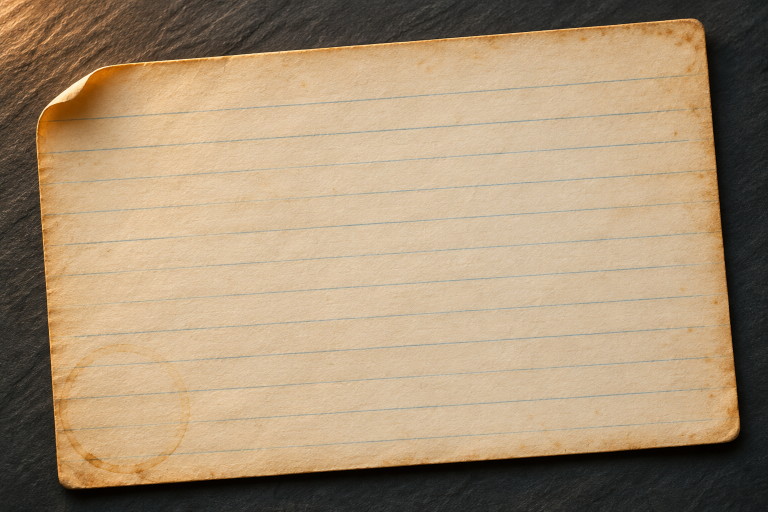
#> input picture decks/food-design/design/raw/sm-card-blank.png, 1536 x 1024 px (shown at 1/2 size)
$ python recipe-text.py
#> lines starting #> are read from the running program, lines starting #| are printed output that depends on the picture
#!/usr/bin/env python3
"""Bake a readable recipe onto the blank paper photos for the samsung section.

Generated images never contain generated text (KIT §9), so the paper is generated blank and the
recipe is drawn here with the deck's own fonts. The lines match what the slides teach:
"1 pound carrots, young ones if possible" (parse) and "1/2 tsp salt" (errors).

Usage: python3 tools/recipe-text.py        (run from the deck folder)
"""
import math, os
from PIL import Image, ImageDraw, ImageFilter, ImageFont

DECK = os.path.dirname(os.path.dirname(os.path.abspath(__file__)))
RAW = os.path.join(DECK, 'design', 'raw')
F_HAND = os.path.join(DECK, 'assets', 'fonts', 'Caveat.ttf')
F_DISP = os.path.join(DECK, 'assets', 'fonts', 'Fraunces.ttf')
F_BODY = os.path.join(DECK, 'assets', 'fonts', 'Figtree.ttf')

INK = (38, 52, 92)        # fountain-pen blue-black
PRINT = (54, 44, 36)      # printing ink on cream paper


def font(path, size, variation=None):
    f = ImageFont.truetype(path, size)
    if variation:
        try:
            f.set_variation_by_name(variation)
        except Exception:
            pass
    return f


def block(img, lines, angle, color, alpha=238, blur=0.7):
    """lines = [(text, font, x, y_baseline, jitter_deg)] in final-image coordinates.
       The whole block is drawn flat, then rotated by `angle` about its own centre."""
    ov = Image.new('RGBA', img.size, (0, 0, 0, 0))
    d = ImageDraw.Draw(ov)
    xs, ys = [], []
    for t, f, x, y, j in lines:
        d.text((x, y), t, font=f, fill=color + (alpha,), anchor='ls')
        b = d.textbbox((x, y), t, font=f, anchor='ls')
        xs += [b[0], b[2]]; ys += [b[1], b[3]]
    cx, cy = (min(xs) + max(xs)) / 2, (min(ys) + max(ys)) / 2
    ov = ov.rotate(angle, resample=Image.BICUBIC, center=(cx, cy))
    if blur:
        ov = ov.filter(ImageFilter.GaussianBlur(blur))
    img.alpha_composite(ov)
    return img


# ---------------------------------------------------------------- recipe card (problem slide)
def recipe_card():
    im = Image.open(os.path.join(RAW, 'sm-card-blank.png')).convert('RGBA')
    ang = 3.7                                  # the card's tilt in the photo (counter-clockwise)
    title = font(F_HAND, 82, 'Bold')
    body = font(F_HAND, 62)
    X = 195
    rows = [
        (' Carrot & Potato Stew', title, X, 268, 0),
        ('1 pound carrots, young ones if possible', body, X, 414, 0),
        ('2 potatoes, diced', body, X, 484, 0),
        ('1 onion, chopped', body, X, 554, 0),
        ('½ tsp salt', body, X, 624, 0),
        ('2 tbsp olive oil', body, X, 694, 0),
        ('Simmer 40 minutes, until soft.', body, X, 804, 0),
    ]
    block(im, rows, ang, INK)
#> in block, `ov = Image.new('RGBA', img.size, (0, 0, 0, 0))`: ov: PIL image 1536x1024 RGBA; every value is 0
#> the loop in block, `for t, f, x, y, j in lines:` made 7 passes
#> (b, xs, ys) on passes 1 to 5: ((195, 207, 1080, 269), [195, 1080], [207, 269]), ((195, 367, 1416, 427), [195, 1080, 195, 1416], [207, 269, 367, 427]), ((195, 437, 734, 497), [195, 1080, 195, 1416, 195, 734], [207, 269, 367, 427, 437, 497]), ((195, 507, 733, 567), [195, 1080, 195, 1416, 195, 734, 195, 733], [207, 269, 367, 427, 437, 497, 507, 567]), ((195, 577, 502, 637), [195, 1080, 195, 1416, 195, 734, 195, 733, 195, 502], [207, 269, 367, 427, 437, 497, 507, 567, 577, 637])
#> (b, ys) on pass 6: ((195, 647, 648, 707), [207, 269, 367, 427, 437, 497, 507, 567, 577, 637, 647, 707])
#> in block, `cx, cy = (min(xs) + max(xs)) / 2, (min(ys) + max(ys)) / 2`: cx = 805.5; cy = 509
    # underline the title, by hand
    ov = Image.new('RGBA', im.size, (0, 0, 0, 0))
    d = ImageDraw.Draw(ov)
    d.line([(X + 6, 292), (X + 640, 284)], fill=INK + (210,), width=5)
    ov = ov.rotate(ang, resample=Image.BICUBIC, center=(X + 320, 288))
    im.alpha_composite(ov.filter(ImageFilter.GaussianBlur(.8)))
    out = im.convert('RGB').crop((45, 45, 1505, 963)).resize((1400, 880), Image.LANCZOS)
    out.save(os.path.join(DECK, 'assets/img/samsung/recipe-card.jpg'), quality=88)
    print('recipe-card.jpg', out.size)
#| recipe-card.jpg (1400, 880)


# ---------------------------------------------------------------- printed page (read slide)
def page():
    im = Image.open(os.path.join(RAW, 'sm-page-blank.png')).convert('RGBA')
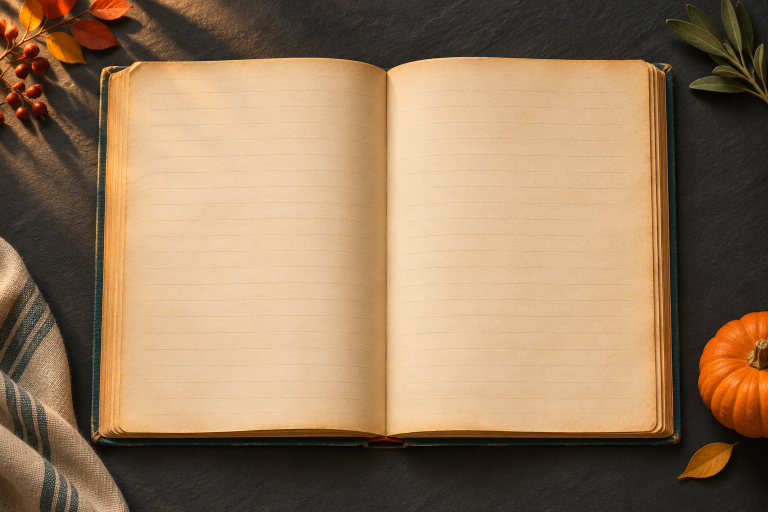
#> input picture decks/food-design/design/raw/sm-page-blank.png, 1536 x 1024 px (shown at 1/2 size)
    title = font(F_DISP, 64, 'Bold')
    cap = font(F_BODY, 27, 'SemiBold')
    body = font(F_BODY, 37)
    X = 845
    rows = [
        ('Carrot Stew', title, X, 300, 0),
        ('SERVES FOUR', cap, X, 345, 0),
        ('1 pound carrots', body, X, 436, 0),
        ('2 potatoes, diced', body, X, 490, 0),
        ('1 onion, chopped', body, X, 544, 0),
        ('½ tsp salt', body, X, 598, 0),
        ('2 tbsp olive oil', body, X, 652, 0),
        ('Simmer 40 minutes,', body, X, 730, 0),
        ('until soft.', body, X, 778, 0),
    ]
    block(im, rows, 0, PRINT, alpha=232, blur=.5)
#> the loop in block (call 2), `for t, f, x, y, j in lines:` made 9 passes
#> (b, xs, ys) on passes 1 to 5: ((845, 252, 1221, 301), [845, 1221], [252, 301]), ((845, 325, 1033, 345), [845, 1221, 845, 1033], [252, 301, 325, 345]), ((845, 408, 1137, 444), [845, 1221, 845, 1033, 845, 1137], [252, 301, 325, 345, 408, 444]), ((845, 462, 1167, 498), [845, 1221, 845, 1033, 845, 1137, 845, 1167], [252, 301, 325, 345, 408, 444, 462, 498]), ((845, 516, 1166, 552), [845, 1221, 845, 1033, 845, 1137, 845, 1167, 845, 1166], [252, 301, 325, 345, 408, 444, 462, 498, 516, 552])
#> b on passes 7 to 9: (845, 624, 1116, 660), (845, 702, 1221, 734), (845, 750, 1019, 778)
    out = im.convert('RGB').crop((756, 108, 1336, 898)).resize((580, 790), Image.LANCZOS)
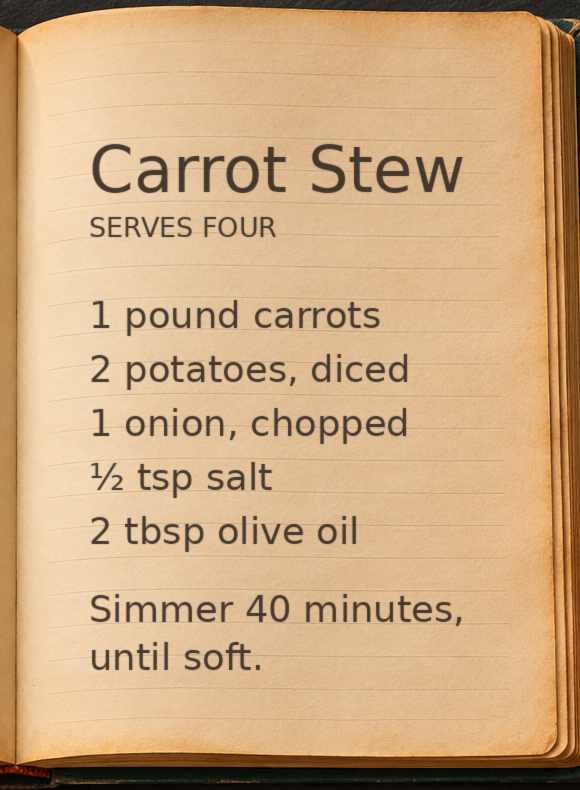
#> out: PIL image 580x790 RGB; mean R, G, B 205.3, 169.8, 129.5
    out.save(os.path.join(DECK, 'assets/img/samsung/page.jpg'), quality=88)
    print('page.jpg', out.size)
#| page.jpg (580, 790)


# ------------------------------------------------- cookbook (takeaways background, no text)
def cookbook():
    from PIL import ImageEnhance
    im = Image.open(os.path.join(RAW, 'sm-cookbook-blank.png')).convert('RGB')
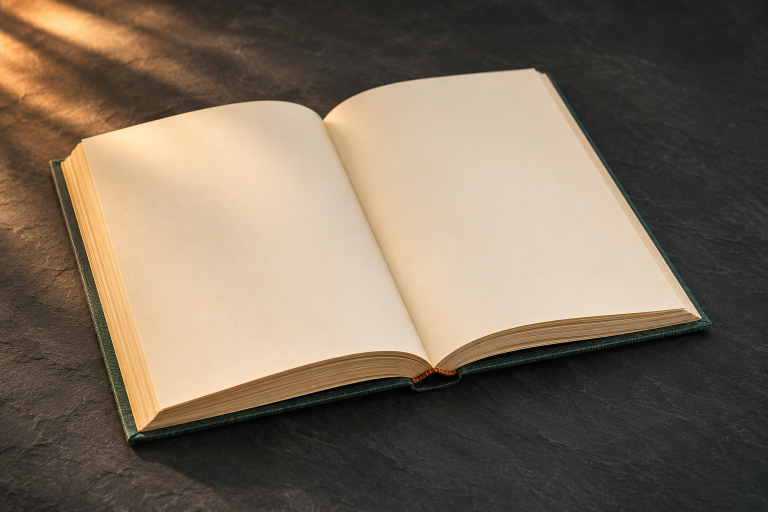
#> input picture decks/food-design/design/raw/sm-cookbook-blank.png, 1536 x 1024 px (shown at 1/2 size)
#> im is the input picture: PIL image 1536x1024 RGB; mean R, G, B 123.4, 108.7, 92.1
    im = im.resize((1920, 1280), Image.LANCZOS).crop((0, 100, 1920, 1180))
#> im: PIL image 1920x1080 RGB
    im = ImageEnhance.Brightness(im).enhance(1.35)
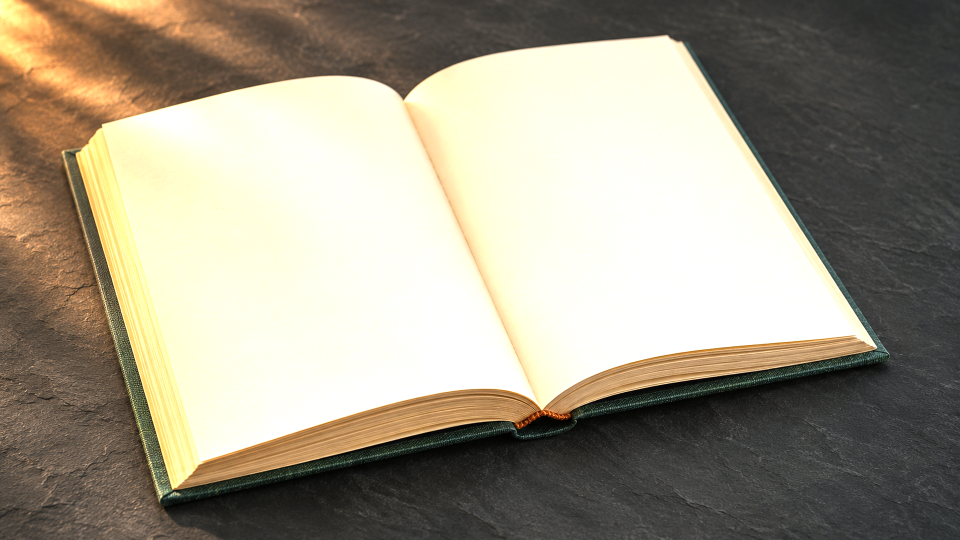
#> im: PIL image 1920x1080 RGB (shown at 1/2 size); mean R, G, B 159, 151.8, 135
    im.save(os.path.join(DECK, 'assets/img/samsung/cookbook.jpg'), quality=88)
    print('cookbook.jpg', im.size)
#| cookbook.jpg (1920, 1080)


# ------------------------------------------------- intro cut-out (agenda row + section opener)
def intro_card():
    im = Image.open(os.path.join(RAW, 'intro-card-blank.png')).convert('RGBA')
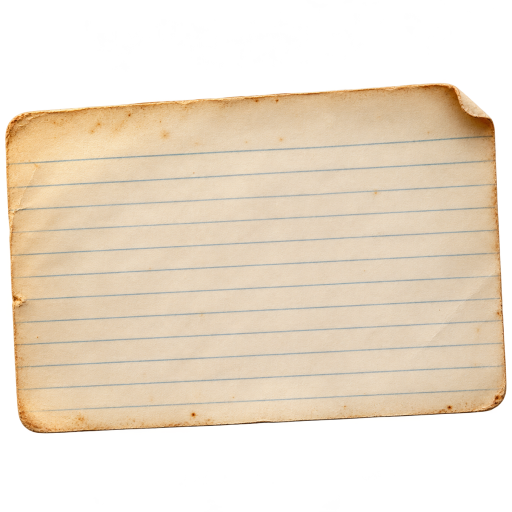
#> input picture decks/food-design/design/raw/intro-card-blank.png, 1024 x 1024 px (shown at 1/2 size)
#> im is the input picture: PIL image 1024x1024 RGBA; mean R, G, B, A 138.4, 124.2, 104.2, 153.3
    # kill the coloured fringe the generator leaves around the cut edge
    a = im.getchannel('A').point(lambda v: 0 if v < 24 else (255 if v > 235 else v))
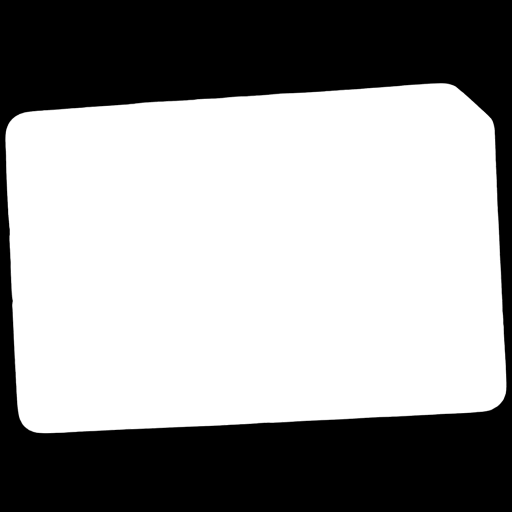
#> a: PIL image 1024x1024 L (shown at 1/2 size); min 0, max 255, mean 154.5
    im.putalpha(a)
    ang = 1.6
    title = font(F_HAND, 66, 'Bold')
    body = font(F_HAND, 52)
    X = 108
    rows = [
        ('Carrot Stew', title, X, 322, 0),
        ('1 lb carrots', body, X, 436, 0),
        ('2 potatoes', body, X, 494, 0),
        ('1 onion', body, X, 552, 0),
        ('½ tsp salt', body, X, 610, 0),
        ('2 tbsp olive oil', body, X, 668, 0),
        ('Simmer 40 min.', body, X, 782, 0),
    ]
    block(im, rows, ang, INK)
#> call 3 of block, with angle = 1.6, color = (38, 52, 92), alpha = 238, blur = 0.7
#> in block (call 3), `ov = Image.new('RGBA', img.size, (0, 0, 0, 0))`: ov: PIL image 1024x1024 RGBA; every value is 0
#> the loop in block (call 3), `for t, f, x, y, j in lines:` made 7 passes
#> (b, xs, ys) on passes 1 to 4: ((108, 273, 496, 323), [108, 496], [273, 323]), ((108, 396, 402, 437), [108, 496, 108, 402], [273, 323, 396, 437]), ((108, 455, 386, 505), [108, 496, 108, 402, 108, 386], [273, 323, 396, 437, 455, 505]), ((108, 512, 302, 553), [108, 496, 108, 402, 108, 386, 108, 302], [273, 323, 396, 437, 455, 505, 512, 553])
#> b on pass 7: (108, 742, 524, 783)
#> in block (call 3), `cx, cy = (min(xs) + max(xs)) / 2, (min(ys) + max(ys)) / 2`: cx = 316; cy = 528
#> in block (call 3), `img.alpha_composite(ov)`:
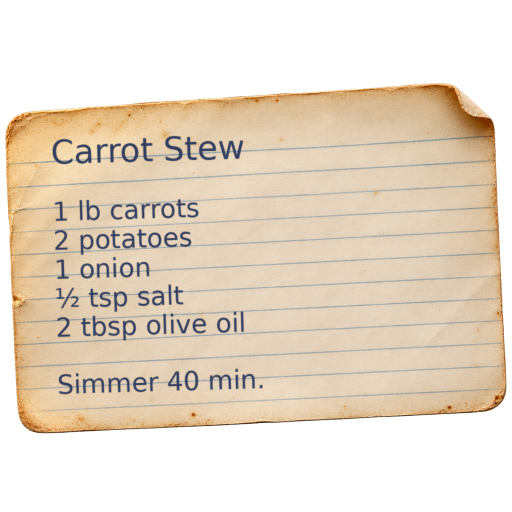
#> img: PIL image 1024x1024 RGBA (shown at 1/2 size); mean R, G, B, A 134.4, 120.9, 102.2, 154.5; transparent parts drawn white
    im.putalpha(Image.composite(im.getchannel('A'), im.getchannel('A'), a))
    tmp = os.path.join(RAW, 'intro-card-text.png')
    im.save(tmp)
    os.system('python3 %s %s %s 900' % (os.path.join(DECK, 'tools/cutout.py'), tmp,
                                        os.path.join(DECK, 'assets/img/intro/card.webp')))


if __name__ == '__main__':
    recipe_card(); page(); cookbook(); intro_card()
